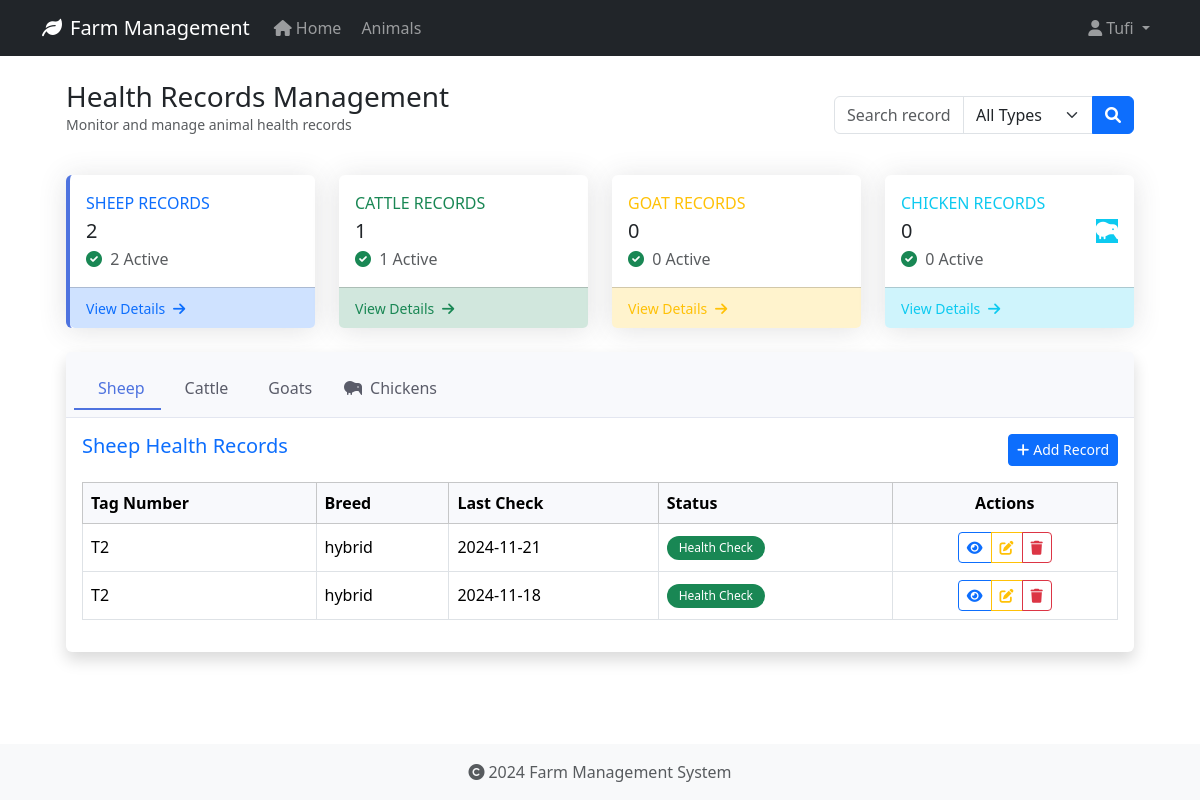
/health-records/ (signed in), run on an earlier commit of the app's database.
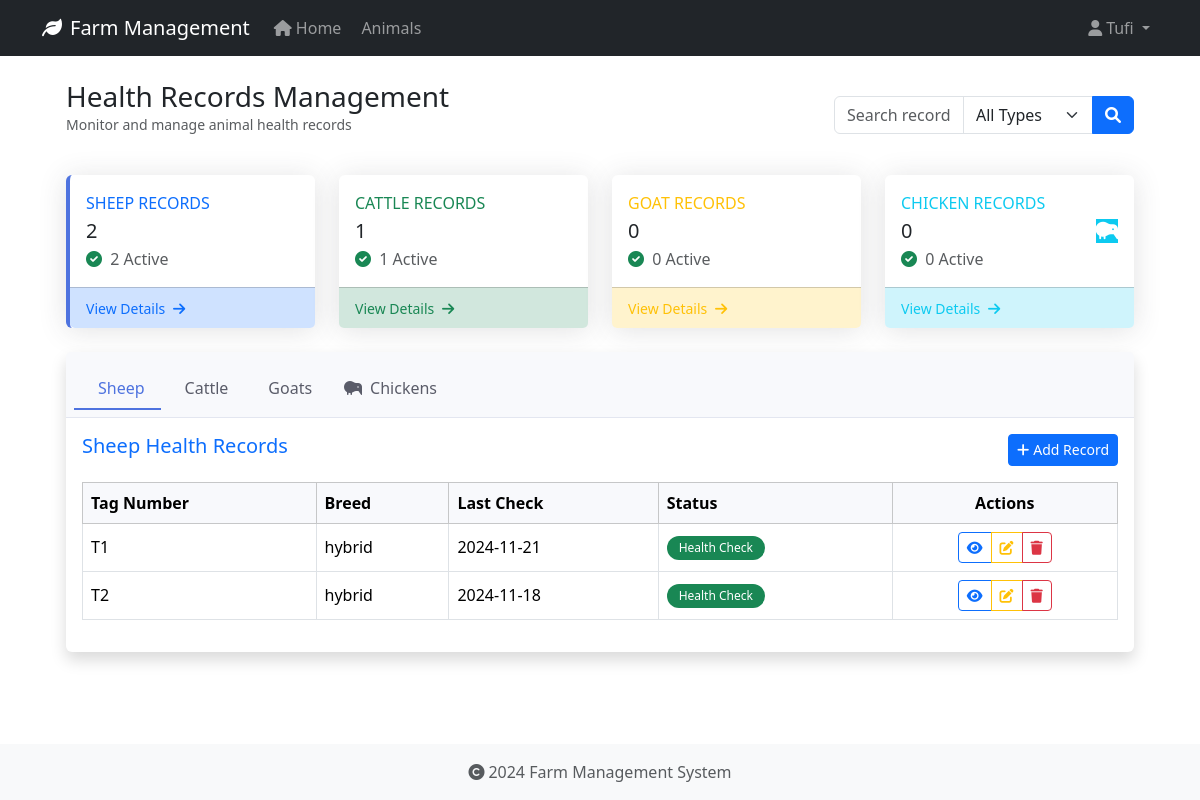
And on a later commit of the database.
### app/models/animal.py (models this page shows, shortened)
class HealthRecord(db.Model):
    id = db.Column(db.Integer, primary_key=True)
    animal_id = db.Column(db.Integer, db.ForeignKey('animal.id', ondelete='CASCADE'), nullable=False)
    record_type = db.Column(db.String(50), nullable=False)  # Made nullable=False
    date = db.Column(db.Date, nullable=False)
    description = db.Column(db.Text, nullable=True)
    treatment = db.Column(db.Text, nullable=True)
    cost = db.Column(db.Float, nullable=True)
    next_due_date = db.Column(db.Date, nullable=True)
    created_at = db.Column(db.DateTime, default=datetime.utcnow, nullable=False)
    created_by_id = db.Column(db.Integer, db.ForeignKey('user.id', ondelete='SET NULL'), nullable=True)

class Animal(db.Model):
    id = db.Column(db.Integer, primary_key=True)
    tag_number = db.Column(db.String(50), unique=True, nullable=False, index=True)
    name = db.Column(db.String(100), nullable=True)  # Explicitly mark as nullable
    species = db.Column(db.String(50), nullable=False, index=True)
    breed = db.Column(db.String(50), nullable=True)
    date_of_birth = db.Column(db.Date, nullable=True)
    gender = db.Column(db.String(20), nullable=True)
    weight = db.Column(db.Float, nullable=True)
    status = db.Column(db.String(20), default='active', nullable=False)
    purchase_date = db.Column(db.Date, nullable=True)
    purchase_price = db.Column(db.Float, nullable=True)
    notes = db.Column(db.Text, nullable=True)
    created_at = db.Column(db.DateTime, default=datetime.utcnow, nullable=False)
    updated_at = db.Column(db.DateTime, default=datetime.utcnow, onupdate=datetime.utcnow, nullable=False)
    wool_type = db.Column(db.String(50), nullable=True)
    last_shearing = db.Column(db.Date, nullable=True)
    fleece_weight = db.Column(db.Float, nullable=True)
    wool_grade = db.Column(db.String(20), nullable=True)
    lambing_status = db.Column(db.String(50), nullable=True)
    lambing_date = db.Column(db.Date, nullable=True)
    milk_production = db.Column(db.Float, nullable=True)
    last_milking = db.Column(db.Date, nullable=True)  # Changed from DateTime to Date
    milk_quality = db.Column(db.String(20), nullable=True)
    calving_status = db.Column(db.String(50), nullable=True)
    calving_date = db.Column(db.Date, nullable=True)
    milk_fat_content = db.Column(db.Float, nullable=True)
    egg_production = db.Column(db.Integer, nullable=True)
    egg_color = db.Column(db.String(20), nullable=True)
    comb_type = db.Column(db.String(20), nullable=True)
    laying_status = db.Column(db.String(20), nullable=True)
    last_laying_date = db.Column(db.Date, nullable=True)
    egg_size = db.Column(db.String(20), nullable=True)
    category = db.Column(db.String(50), nullable=True)
    special_needs = db.Column(db.Text, nullable=True)
    diet_requirements = db.Column(db.Text, nullable=True)
    habitat = db.Column(db.String(100), nullable=True)
    health_records = db.relationship('HealthRecord', backref='animal', lazy=True, cascade='all, delete-orphan')

### app/routes/health_records.py (the view, shortened to what this page needs)
@bp.route('/')
@login_required
def index():
    search_query = request.args.get('search', '').strip()
    record_type = request.args.get('type', 'all').lower()
    base_query = HealthRecord.query.join(Animal)
    sheep_records = (base_query.filter(Animal.species == 'Sheep')
                    .order_by(HealthRecord.date.desc())
                    .limit(5)
                    .all())
    cattle_records = (base_query.filter(Animal.species == 'Cattle')
                     .order_by(HealthRecord.date.desc())
                     .limit(5)
                     .all())
    goat_records = (base_query.filter(Animal.species == 'Goat')
                   .order_by(HealthRecord.date.desc())
                   .limit(5)
                   .all())
    chicken_records = (base_query.filter(Animal.species == 'Chicken')
                      .order_by(HealthRecord.date.desc())
                      .limit(5)
                      .all())
    return render_template('health_records/index.html',
                         sheep_records=sheep_records,
                         cattle_records=cattle_records,
                         goat_records=goat_records,
                         chicken_records=chicken_records,
                         search_query=search_query,
                         record_type=record_type,
                         today=date.today())

### app/models/user.py (called while the page is built)
@login_manager.user_loader
def load_user(user_id):
    return User.query.get(int(user_id))

### app/templates/health_records/index.html (shortened to what the changed rows need)
{% extends "base.html" %}
{% block content %}
<div class="container-fluid px-4">
    <div class="d-flex justify-content-between align-items-center mb-4">
        <div>
            <h1 class="h3 mb-0 text-gray-800">Health Records Management</h1>
        </div>
    </div>
    <div class="card shadow mb-4">
        <div class="card-body">
            <div class="tab-content">
                <div class="tab-pane fade show active" id="sheep">
                    {% if sheep_records %}
                    <div class="table-responsive">
                        <table class="table table-hover table-bordered">
                            <thead class="table-light">
                                <tr>
                                    <th>Tag Number</th>
                                    <th>Breed</th>
                                    <th>Last Check</th>
                                    <th>Status</th>
                                    <th class="text-center">Actions</th>
                                </tr>
                            </thead>
                            <tbody>
                                {% for record in sheep_records %}
                                <tr>
                                    <td>
                                        <span class="fw-medium">{{ record.animal.tag_number }}</span>
                                    </td>
                                    <td>{{ record.animal.breed or 'N/A' }}</td>
                                    <td>{{ record.date.strftime('%Y-%m-%d') }}</td>
                                    <td>
                                        <span class="badge rounded-pill {% if record.next_due_date and record.next_due_date < today %}bg-danger
                                                   {% elif record.next_due_date == today %}bg-warning
                                                   {% else %}bg-success{% endif %}">
                                            {{ record.record_type }}
                                        </span>
                                    </td>
                                    <td class="text-center">
                                        <div class="btn-group btn-group-sm">
                                            <a href="{{ url_for('health_records.view', id=record.id) }}"
                                               class="btn btn-outline-primary" title="View">
                                                <i class="fas fa-eye"></i>
                                            </a>
                                            <a href="{{ url_for('health_records.edit', id=record.id) }}"
                                               class="btn btn-outline-warning" title="Edit">
                                                <i class="fas fa-edit"></i>
                                            </a>
                                            <button type="button" class="btn btn-outline-danger"
                                                    onclick="confirmDelete({{ record.id }}, '{{ record.animal.tag_number }}')"
                                                    title="Delete">
                                                <i class="fas fa-trash"></i>
                                            </button>
                                        </div>
                                    </td>
                                </tr>
                                {% endfor %}
                            </tbody>
                        </table>
                    </div>
                    {% endif %}
                </div>
            </div>
{% endblock %}

What changed in the data, as far as the page shows it:
removed HealthRecord: animal.tag_number "T2", animal "hybrid", date "2024-11-21", record_type "Health Check"
added HealthRecord: animal.tag_number "T1", animal "hybrid", date "2024-11-21", record_type "Health Check"
